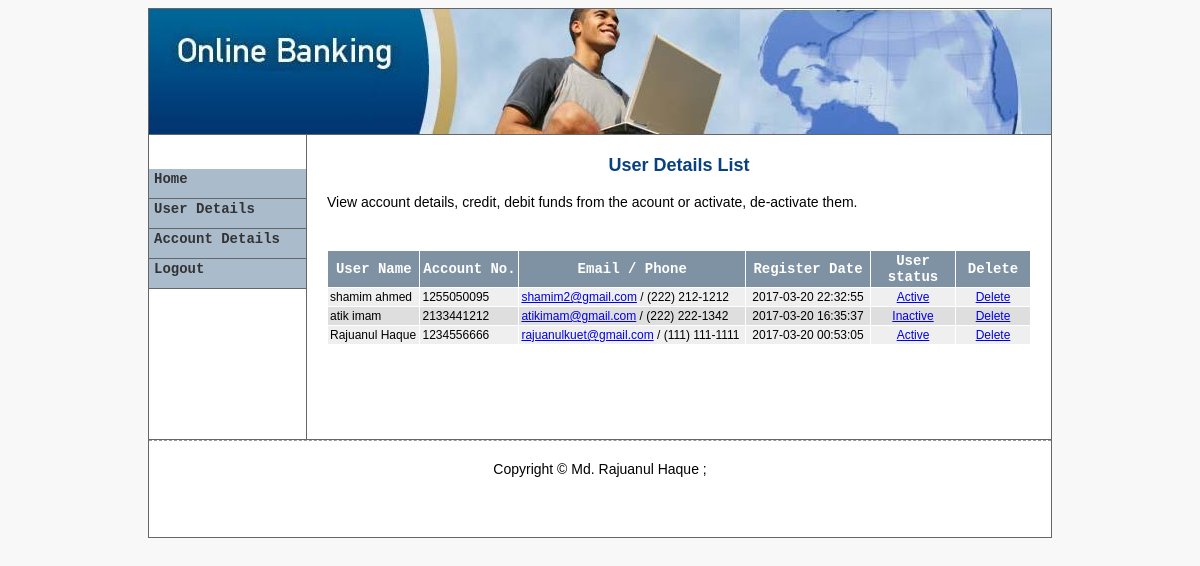
/admin/user/index.php (signed in), run on the app's committed database.
### tables this page shows
CREATE TABLE IF NOT EXISTS `tbl_accounts` (
  `id` int(10) NOT NULL AUTO_INCREMENT,
  `user_id` int(10) NOT NULL,
  `acc_no` varchar(20) NOT NULL,
  `type` varchar(10) NOT NULL,
  `balance` double NOT NULL,
  `pin` int(10) NOT NULL,
  `status` varchar(10) NOT NULL,
  `bdate` varchar(100) NOT NULL,
  PRIMARY KEY (`id`)
);

CREATE TABLE IF NOT EXISTS `tbl_users` (
  `id` int(10) NOT NULL AUTO_INCREMENT,
  `fname` varchar(100) NOT NULL,
  `lname` varchar(40) NOT NULL,
  `pwd` varchar(100) NOT NULL,
  `email` varchar(100) NOT NULL,
  `phone` varchar(20) NOT NULL,
  `gender` varchar(10) NOT NULL,
  `is_active` varchar(10) NOT NULL,
  `utype` varchar(10) NOT NULL,
  `pics` varchar(200) NOT NULL,
  `bdate` varchar(100) NOT NULL,
  PRIMARY KEY (`id`)
);

### admin/user/index.php (called while the page is built, shortened)
<?php
require_once '../include/template.php';
?>

### library/database.php (called while the page is built, shortened)
<?php
function dbQuery($sql)
{
	$result = mysql_query($sql) or die(mysql_error());
	return $result;
}
function dbFetchAssoc($result)
{
	return mysql_fetch_assoc($result);
}
?>

### admin/user/list.php (the view, shortened to what this page needs)
<?php
$sql = "SELECT u.id, u.fname, u.lname, u.bdate, u.is_active, u.email, u.phone, a.acc_no
        FROM tbl_users u, tbl_accounts a
		WHERE u.id = a.user_id
		ORDER BY id DESC LIMIT 20";
$result = dbQuery($sql);
?>
<p align="center" id="mainHead">User Details List</p>
<p style="font-family:Verdana, Arial, Helvetica, sans-serif;font-size:14px; margin-bottom:40px;">
View account details, credit, debit funds from the acount or activate, de-activate them.</p>
<form action="processUser.php?action=addUser" method="post"  name="frmListUser" id="frmListUser">
 <table width="100%" border="0" align="center" cellpadding="2" cellspacing="1" class="text">
  <tr align="center" id="listTableHeader">
   <td>User Name</td>
   <td>Account No.</td>
   <td>Email / Phone</td>
   <td width="120">Register Date</td>
   <td width="80">User status</td>
   <td width="70">Delete</td>
  </tr>
<?php
while($row = dbFetchAssoc($result)) {
	extract($row);
	if ($i%2) {
		$class = 'row1';
	} else {
		$class = 'row2';
	}
	$i += 1;
?>
  <tr class="<?php echo $class; ?>">
   <td><?php echo $fname .' '.$lname; ?></td>
   <td><?php echo $acc_no; ?></td>
   <td><a href="<?php echo WEB_ROOT; ?>admin/user/?view=email&userId=<?php echo $id; ?>"><?php echo $email; ?></a>&nbsp;/&nbsp;<?php echo $phone; ?></td>
   <td width="120" align="center"><?php echo $bdate; ?></td>
   <td width="80" align="center"><a href="javascript:changeUserStatus(<?php echo $id; ?>, '<?php echo $is_active; ?>');"><?php echo $is_active == 'FALSE'? 'Inactive' : 'Active'; ?></td>
   <td width="70" align="center"><a href="javascript:deleteUser(<?php echo $id; ?>);">Delete</a></td>
  </tr>
<?php
}
?>
  <tr>
   <td colspan="5">&nbsp;</td>
  </tr>
  <tr>
   <td colspan="5" align="right"></td>
  </tr>
 </table>
 <p>&nbsp;</p>
</form>

### admin/include/admin.css (style rules this page uses)
#listTableHeader { font-family: "Courier New", Courier, mono; font-size: 14px; color: #FFFFFF; background-color: #7F92A4; font-weight: bold; background-position: center; }
.row1 { background-color: #EFEFEF; }
.row2 { background-color: #DEDEDE; }
body { font-family: "Arial", "Helvetica", "sans-serif"; text-align: center; font-size: 10px; }
.text { font-family: Arial, Helvetica, sans-serif; font-size: 12px; }
#mainHead { font-size:18px; font-family:Verdana, Arial, Helvetica, sans-serif; font-weight:bold; color:#094080; }

### admin/include/template.php (style rules this page uses)
body { background-color:#F8F8F8; }

### data on the page
tbl_accounts: user.fname "shamim", user.lname "ahmed", acc_no "1255050095", user.email "shamim2@gmail.com", user.phone "(222) 212-1212", user.bdate "2017-03-20 22:32:55", shows "Active"
tbl_accounts: user.fname "atik", user.lname "imam", acc_no "2133441212", user.email "atikimam@gmail.com", user.phone "(222) 222-1342", user.bdate "2017-03-20 16:35:37", shows "Inactive"
tbl_accounts: user.fname "Rajuanul", user.lname "Haque", acc_no "1234556666", user.email "rajuanulkuet@gmail.com", user.phone "(111) 111-1111", user.bdate "2017-03-20 00:53:05", shows "Active"
